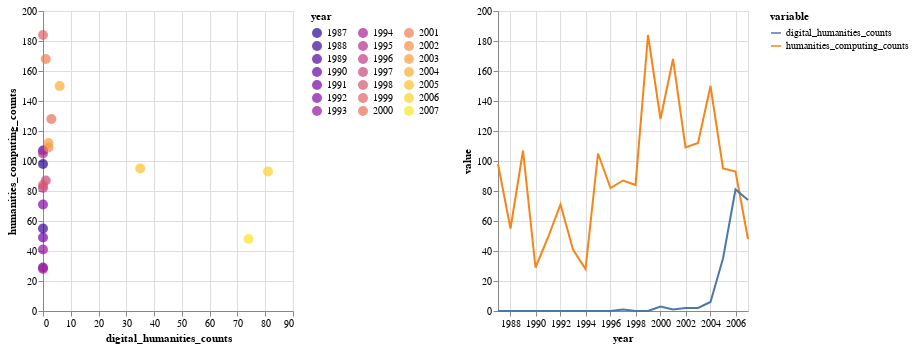

This figure's notebook cell:
### Markdown cell above
This bubble chart is a bit cleaner (thinking of the data-ink-ratio) but I think it's less compelling and more difficult to interpret.

### Code cell
chart = alt.Chart(humanist_vols[humanist_vols.year.str.len() == 4][['digital_humanities_counts','humanities_computing_counts', 'year']]).mark_circle(size=100).encode(
    x='digital_humanities_counts',
    y='humanities_computing_counts',
    color=alt.Color('year:O', legend=alt.Legend(columns=3, symbolLimit=0), scale=alt.Scale(scheme='plasma'))
).properties(width=250)
chart1 = alt.Chart(humanist_melted[humanist_melted.year.str.len() == 4]).mark_line().encode(
    x='year:T',
    y='value',
    color='variable'
).properties(width=250)
(chart | chart1).resolve_scale(color='independent')

### Figure 1 — Vega-Lite specification as saved in the notebook (floating-point values rounded to 4 significant figures)
{"config": {"view": {"continuousWidth": 400, "continuousHeight": 300}}, "hconcat": [{"data": {"name": "data-a35cd4f1cf3964de26f740fa89d58843"}, "mark": {"type": "circle", "size": 100}, "encoding": {"color": {"type": "ordinal", "field": "year", "legend": {"columns": 3, "symbolLimit": 0}, "scale": {"scheme": "plasma"}}, "x": {"type": "quantitative", "field": "digital_humanities_counts"}, "y": {"type": "quantitative", "field": "humanities_computing_counts"}}, "width": 250}, {"data": {"name": "data-da521bd453e5e0e45ab1db34fdfb3de8"}, "mark": "line", "encoding": {"color": {"type": "nominal", "field": "variable"}, "x": {"type": "temporal", "field": "year"}, "y": {"type": "quantitative", "field": "value"}}, "width": 250}], "resolve": {"scale": {"color": "independent"}}, "$schema": "https://vega.github.io/schema/vega-lite/v4.8.1.json", "datasets": {"data-a35cd4f1cf3964de26f740fa89d58843": [{"digital_humanities_counts": 0, "humanities_computing_counts": 98, "year": "1987"}, {"digital_humanities_counts": 0, "humanities_computing_counts": 55, "year": "1988"}, {"digital_humanities_counts": 0, "humanities_computing_counts": 107, "year": "1989"}, {"digital_humanities_counts": 0, "humanities_computing_counts": 29, "year": "1990"}, {"digital_humanities_counts": 0, "humanities_computing_counts": 49, "year": "1991"}, {"digital_humanities_counts": 0, "humanities_computing_counts": 71, "year": "1992"}, {"digital_humanities_counts": 0, "humanities_computing_counts": 41, "year": "1993"}, {"digital_humanities_counts": 0, "humanities_computing_counts": 28, "year": "1994"}, {"digital_humanities_counts": 0, "humanities_computing_counts": 105, "year": "1995"}, {"digital_humanities_counts": 0, "humanities_computing_counts": 82, "year": "1996"}, {"digital_humanities_counts": 1, "humanities_computing_counts": 87, "year": "1997"}, {"digital_humanities_counts": 0, "humanities_computing_counts": 84, "year": "1998"}, {"digital_humanities_counts": 0, "humanities_computing_counts": 184, "year": "1999"}, {"digital_humanities_counts": 3, "humanities_computing_counts": 128, "year": "2000"}, {"digital_humanities_counts": 1, "humanities_computing_counts": 168, "year": "2001"}, {"digital_humanities_counts": 2, "humanities_computing_counts": 109, "year": "2002"}, {"digital_humanities_counts": 2, "humanities_computing_counts": 112, "year": "2003"}, {"digital_humanities_counts": 6, "humanities_computing_counts": 150, "year": "2004"}, {"digital_humanities_counts": 35, "humanities_computing_counts": 95, "year": "2005"}, {"digital_humanities_counts": 81, "humanities_computing_counts": 93, "year": "2006"}, {"digital_humanities_counts": 74, "humanities_computing_counts": 48, "year": "2007"}], "data-da521bd453e5e0e45ab1db34fdfb3de8": [{"dates": "1987-1988", "variable": "humanities_computing_counts", "value": 98, "year": "1987"}, {"dates": "1988-1989", "variable": "humanities_computing_counts", "value": 55, "year": "1988"}, {"dates": "1989-1990", "variable": "humanities_computing_counts", "value": 107, "year": "1989"}, {"dates": "1990-1991", "variable": "humanities_computing_counts", "value": 29, "year": "1990"}, {"dates": "1991-1992", "variable": "humanities_computing_counts", "value": 49, "year": "1991"}, {"dates": "1992-1993", "variable": "humanities_computing_counts", "value": 71, "year": "1992"}, {"dates": "1993-1994", "variable": "humanities_computing_counts", "value": 41, "year": "1993"}, {"dates": "1994-1995", "variable": "humanities_computing_counts", "value": 28, "year": "1994"}, {"dates": "1995-1996", "variable": "humanities_computing_counts", "value": 105, "year": "1995"}, {"dates": "1996-1997", "variable": "humanities_computing_counts", "value": 82, "year": "1996"}, {"dates": "1997-1998", "variable": "humanities_computing_counts", "value": 87, "year": "1997"}, {"dates": "1998-1999", "variable": "humanities_computing_counts", "value": 84, "year": "1998"}, {"dates": "1999-2000", "variable": "humanities_computing_counts", "value": 184, "year": "1999"}, {"dates": "2000-2001", "variable": "humanities_computing_counts", "value": 128, "year": "2000"}, {"dates": "2001-2002", "variable": "humanities_computing_counts", "value": 168, "year": "2001"}, {"dates": "2002-2003", "variable": "humanities_computing_counts", "value": 109, "year": "2002"}, {"dates": "2003-2004", "variable": "humanities_computing_counts", "value": 112, "year": "2003"}, {"dates": "2004-2005", "variable": "humanities_computing_counts", "value": 150, "year": "2004"}, {"dates": "2005-2006", "variable": "humanities_computing_counts", "value": 95, "year": "2005"}, {"dates": "2006-2007", "variable": "humanities_computing_counts", "value": 93, "year": "2006"}, {"dates": "2007-2008", "variable": "humanities_computing_counts", "value": 48, "year": "2007"}, {"dates": "1987-1988", "variable": "digital_humanities_counts", "value": 0, "year": "1987"}, {"dates": "1988-1989", "variable": "digital_humanities_counts", "value": 0, "year": "1988"}, {"dates": "1989-1990", "variable": "digital_humanities_counts", "value": 0, "year": "1989"}, {"dates": "1990-1991", "variable": "digital_humanities_counts", "value": 0, "year": "1990"}, {"dates": "1991-1992", "variable": "digital_humanities_counts", "value": 0, "year": "1991"}, {"dates": "1992-1993", "variable": "digital_humanities_counts", "value": 0, "year": "1992"}, {"dates": "1993-1994", "variable": "digital_humanities_counts", "value": 0, "year": "1993"}, {"dates": "1994-1995", "variable": "digital_humanities_counts", "value": 0, "year": "1994"}, {"dates": "1995-1996", "variable": "digital_humanities_counts", "value": 0, "year": "1995"}, {"dates": "1996-1997", "variable": "digital_humanities_counts", "value": 0, "year": "1996"}, {"dates": "1997-1998", "variable": "digital_humanities_counts", "value": 1, "year": "1997"}, {"dates": "1998-1999", "variable": "digital_humanities_counts", "value": 0, "year": "1998"}, {"dates": "1999-2000", "variable": "digital_humanities_counts", "value": 0, "year": "1999"}, {"dates": "2000-2001", "variable": "digital_humanities_counts", "value": 3, "year": "2000"}, {"dates": "2001-2002", "variable": "digital_humanities_counts", "value": 1, "year": "2001"}, {"dates": "2002-2003", "variable": "digital_humanities_counts", "value": 2, "year": "2002"}, {"dates": "2003-2004", "variable": "digital_humanities_counts", "value": 2, "year": "2003"}, {"dates": "2004-2005", "variable": "digital_humanities_counts", "value": 6, "year": "2004"}, {"dates": "2005-2006", "variable": "digital_humanities_counts", "value": 35, "year": "2005"}, {"dates": "2006-2007", "variable": "digital_humanities_counts", "value": 81, "year": "2006"}, {"dates": "2007-2008", "variable": "digital_humanities_counts", "value": 74, "year": "2007"}]}}
